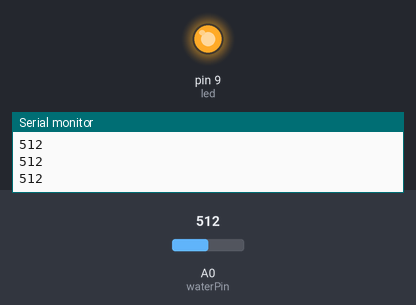
The sketch below on a simulated Arduino Uno, built with avr-gcc and run on an emulated ATmega328P. Shown: output pins drawn as LEDs (lit = HIGH), the last lines printed to the serial monitor. The test bench sets the inputs (shaded band); at power-on: A0 (waterPin) = 512.

Above: at 1.3 s.
1.4 s: A0 (waterPin) set to 109
2.9 s: A0 (waterPin) set to 95
At 3.7 s:
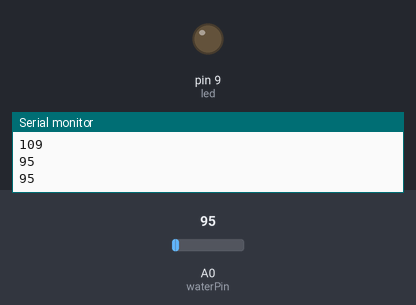
4.5 s: A0 (waterPin) set to 122
At 4.8 s:
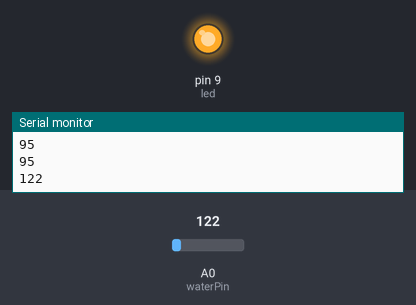
6.0 s: A0 (waterPin) set to 90
At 7.2 s:
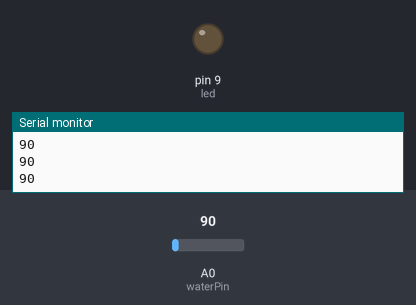
Timing chart, 0 to 8.5 s (numbered marks = the images above; inputs shaded):
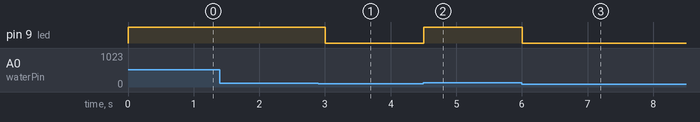

The sketch:

sensor_water.ino
```cpp
int waterPin = A0;
int led = 9;
int val = 0;

void setup() {
  Serial.begin(9600);
  pinMode(led, OUTPUT);

}

void loop() {
  val = analogRead(waterPin);
  if(val > 100) {
    digitalWrite(led,HIGH);
  } else {
    digitalWrite(led,LOW);
  }
  Serial.println(val);
  delay(500);
}
```

Measured:
- the behaviour switches between 101 and 100 on A0 (waterPin) (found by bisection; images 0 and 1)
- after the input at 2.9 s, pin 9 (led): HIGH → LOW after 0.10 s
- after the input at 4.5 s, pin 9 (led): LOW → HIGH at once
- after the input at 6.0 s, pin 9 (led): HIGH → LOW at once
